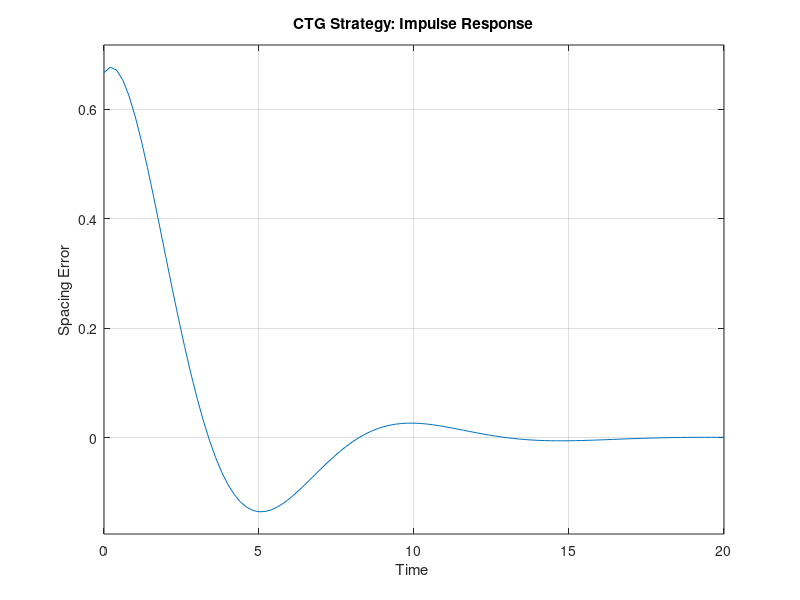
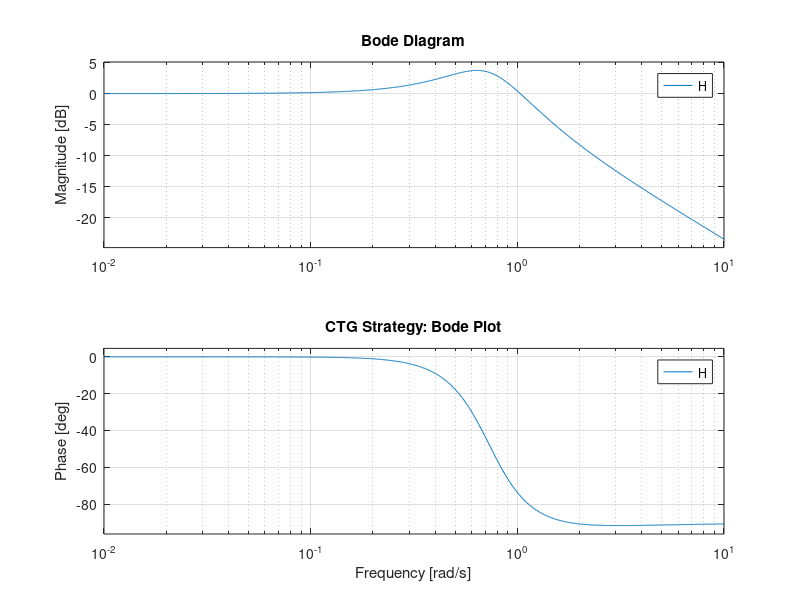

Reproduce these figures in MATLAB, in order.
% Vehicle Following with Constant Time Gap Strategy

% Define parameters for CTG
h = 1.5; % Time gap (seconds)
lambda = 0.8; % Control gain

% Spacing error transfer function definition
numerator = [1 lambda];
denominator = [h 1 lambda];
H = tf(numerator, denominator); % Transfer function H(s)

% Simulate the impulse response to analyse stability
figure;
impulse(H); % Impulse response of H(s)
title('CTG Strategy: Impulse Response');
xlabel('Time ');
ylabel('Spacing Error');
grid on;

% Plot Bode plot to check string stability
figure;
bode(H);
title('CTG Strategy: Bode Plot');
grid on;
